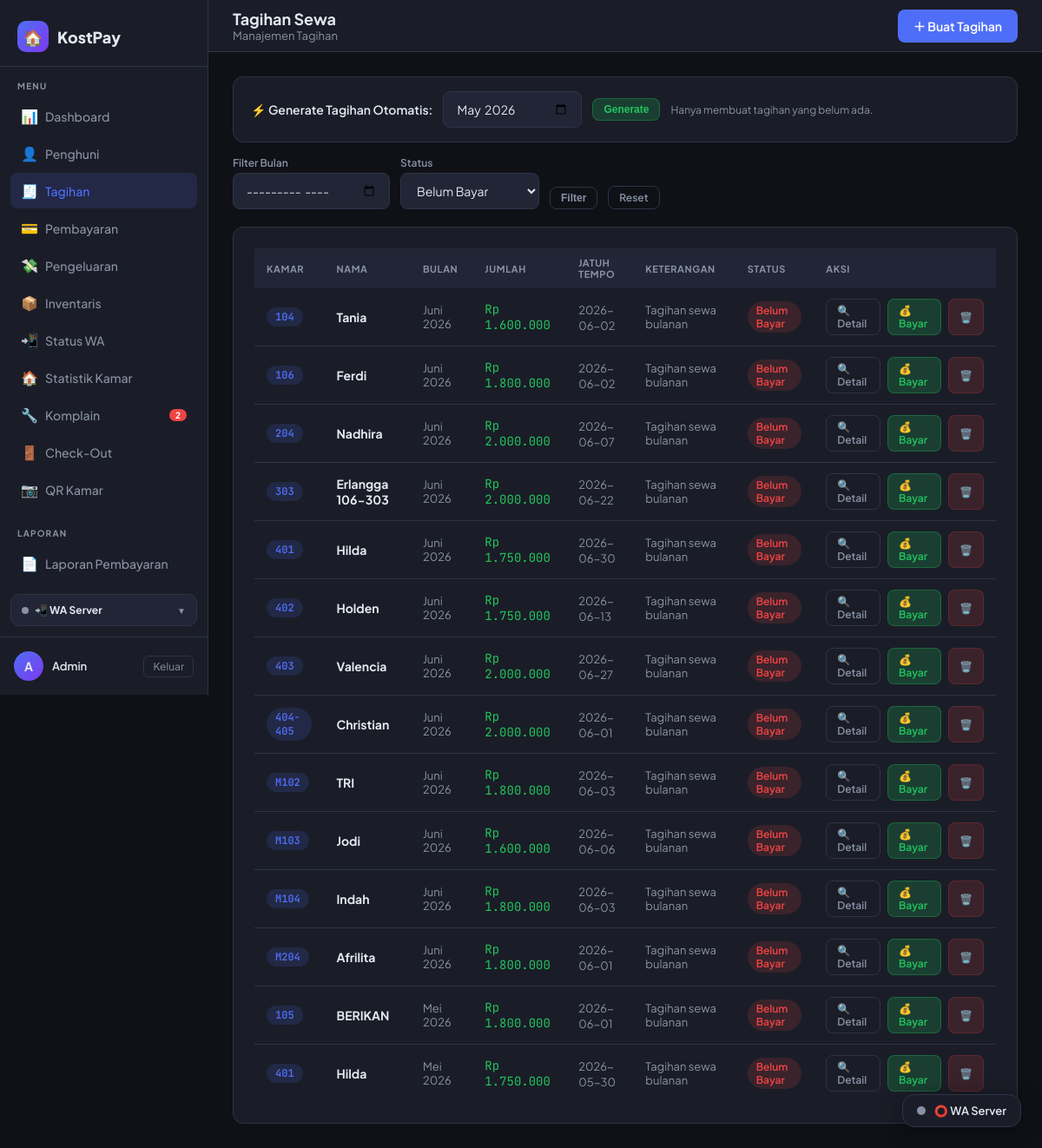
Screenshot of /tagihan/?status=belum (signed in) with the database file from the repository.
### tables this page shows
CREATE TABLE tagihan (
            id           INTEGER PRIMARY KEY AUTOINCREMENT,
            penghuni_id  INTEGER NOT NULL,
            bulan        TEXT    NOT NULL,   -- format: YYYY-MM
            jumlah       REAL    NOT NULL,
            keterangan   TEXT,
            status       TEXT    NOT NULL DEFAULT 'belum',  -- belum / lunas / sebagian
            created_at   TEXT    DEFAULT (datetime('now','localtime')), tanggal_jatuh_tempo TEXT, notif_wa_terkirim INTEGER NOT NULL DEFAULT 0, wa_count INTEGER DEFAULT 0,
            FOREIGN KEY (penghuni_id) REFERENCES penghuni(id)
        );

CREATE TABLE "penghuni" (
    id                          INTEGER PRIMARY KEY AUTOINCREMENT,
    nama                        TEXT    NOT NULL,
    nomor_kamar                 TEXT    NOT NULL,
    no_hp                       TEXT,
    email                       TEXT,
    tanggal_masuk               TEXT,
    harga_sewa                  REAL    NOT NULL DEFAULT 0,
    aktif                       INTEGER NOT NULL DEFAULT 1,
    created_at                  TEXT,
    foto_ktp                    TEXT,
    bukti_transfer_jaminan      TEXT,
    bukti_pengembalian_jaminan  TEXT,
    tanggal_keluar              TEXT,
    deposit                     REAL    DEFAULT 0,
    keterangan                  TEXT
  );

### routes/tagihan_routes.py (the view)
@tagihan_bp.route('/')
@login_required
def index():
    status = request.args.get('status', '')
    bulan  = request.args.get('bulan', '')
    daftar = tagihan_model.get_all_tagihan(status or None, bulan or None)
    return render_template('tagihan/index.html', daftar=daftar,
                           filter_status=status, filter_bulan=bulan,
                           bulan_ini=bulan_sekarang(),
                           today=date.today().strftime('%Y-%m-%d'))

### models/database.py (called while the page is built)
def get_db():
    conn = sqlite3.connect(DATABASE)
    conn.row_factory = sqlite3.Row
    return conn

### models/tagihan_model.py (called while the page is built)
def get_all_tagihan(status=None, bulan=None):
    conn = get_db()
    query = """
        SELECT t.*, p.nama, p.nomor_kamar
        FROM tagihan t
        JOIN penghuni p ON t.penghuni_id = p.id
        WHERE 1=1
    """
    params = []
    if status:
        query += " AND t.status = ?"
        params.append(status)
    if bulan:
        query += " AND t.bulan = ?"
        params.append(bulan)
    query += " ORDER BY t.bulan DESC, p.nomor_kamar"
    rows = conn.execute(query, params).fetchall()
    conn.close()
    return rows

### utils/auth.py (called while the page is built)
def login_required(f):
    @wraps(f)
    def decorated(*args, **kwargs):
        if 'admin_id' not in session:
            flash('Silakan login terlebih dahulu.', 'warning')
            return redirect(url_for('auth.login'))
        return f(*args, **kwargs)
    return decorated

### utils/context_processors.py (called while the page is built)
def register_context_processors(app):
    @app.context_processor
    def inject_komplain_badge():
        if not session.get('admin_id'):
            return {}
        try:
            from models.database import get_db
            row = get_db().execute(
                "SELECT COUNT(*) c FROM komplain WHERE status='baru'"
            ).fetchone()
            return {'komplain_baru_count': row['c'] if row and row['c'] else 0}
        except Exception:
            return {'komplain_baru_count': 0}

### utils/format_helper.py (called while the page is built)
def rupiah(amount) -> str:
    try:
        return f"Rp {float(amount):,.0f}".replace(",", ".")
    except (ValueError, TypeError):
        return "Rp 0"

def nama_bulan(bulan_str: str) -> str:
    BULAN = [
        '', 'Januari', 'Februari', 'Maret', 'April', 'Mei', 'Juni',
        'Juli', 'Agustus', 'September', 'Oktober', 'November', 'Desember'
    ]
    try:
        tahun, bln = bulan_str.split('-')
        return f"{BULAN[int(bln)]} {tahun}"
    except Exception:
        return bulan_str

def bulan_sekarang() -> str:
    return datetime.now().strftime('%Y-%m')

def status_badge(status: str) -> dict:
    map_ = {
        'belum':   {'label': 'Belum Bayar', 'color': 'danger'},
        'sebagian':{'label': 'Sebagian',    'color': 'warning'},
        'lunas':   {'label': 'Lunas',       'color': 'success'},
    }
    return map_.get(status, {'label': status, 'color': 'secondary'})

### templates/tagihan/index.html (shortened to what this page needs)
{% extends 'base.html' %}
{% block page_title %}Tagihan Sewa{% endblock %}
{% block breadcrumb %}Manajemen Tagihan{% endblock %}
{% block topbar_actions %}
  <a href="{{ url_for('tagihan.tambah') }}" class="btn btn-primary">＋ Buat Tagihan</a>
{% endblock %}
{% block content %}
<div class="card mb-4" style="padding:16px 20px;">
  <form method="POST" action="{{ url_for('tagihan.generate') }}" class="flex gap-3 items-center flex-wrap">
    <span style="font-size:14px; font-weight:600;">⚡ Generate Tagihan Otomatis:</span>
    <input type="month" name="bulan" value="{{ bulan_ini }}" style="width:160px;">
    <button type="submit" class="btn btn-success btn-sm"
            onclick="return confirm('Buat tagihan untuk semua penghuni aktif?')">
      Generate
    </button>
    <span class="text-muted" style="font-size:12px;">Hanya membuat tagihan yang belum ada.</span>
  </form>
</div>
<form method="GET" class="filter-bar">
  <div>
    <label style="font-size:12px;color:var(--muted);margin-bottom:4px;display:block;">Filter Bulan</label>
    <input type="month" name="bulan" value="{{ filter_bulan }}">
  </div>
  <div>
    <label style="font-size:12px;color:var(--muted);margin-bottom:4px;display:block;">Status</label>
    <select name="status">
      <option value="belum"    {% if filter_status=='belum'    %}selected{% endif %}>Belum Bayar</option>
    </select>
  </div>
  <button type="submit" class="btn btn-outline btn-sm">Filter</button>
  <a href="{{ url_for('tagihan.index') }}" class="btn btn-outline btn-sm">Reset</a>
</form>
<div class="card">
  <div class="table-wrap">
    {% if daftar %}
    <table>
      <thead>
        <tr><th>Kamar</th><th>Nama</th><th>Bulan</th><th>Jumlah</th><th>Jatuh Tempo</th><th>Keterangan</th><th>Status</th><th>Aksi</th></tr>
      </thead>
      <tbody>
      {% for t in daftar %}
      {% set badge = t.status | status_badge %}
      <tr>
        <td><span class="badge badge-info text-mono">{{ t.nomor_kamar }}</span></td>
        <td class="fw-bold">{{ t.nama }}</td>
        <td class="text-muted">{{ t.bulan | nama_bulan }}</td>
        <td class="text-mono text-green">{{ t.jumlah | rupiah }}</td>
        <td>
          {% if t.tanggal_jatuh_tempo %}
            {% if t.status != 'lunas' and t.tanggal_jatuh_tempo < today %}
              <span class="badge badge-danger" title="Sudah lewat jatuh tempo">⚠️ {{ t.tanggal_jatuh_tempo }}</span>
            {% else %}
              <span class="text-muted" style="font-size:13px;">{{ t.tanggal_jatuh_tempo }}</span>
            {% endif %}
          {% else %}
            <span class="text-muted">—</span>
          {% endif %}
        </td>
        <td class="text-muted">{{ t.keterangan or '—' }}</td>
        <td><span class="badge badge-{{ badge.color }}">{{ badge.label }}</span></td>
        <td>
          <div class="flex gap-2">
            <a href="{{ url_for('tagihan.detail', tid=t.id) }}" class="btn btn-outline btn-sm">🔍 Detail</a>
            {% if t.status != 'lunas' %}
            <a href="{{ url_for('pembayaran.tambah', tagihan_id=t.id) }}" class="btn btn-success btn-sm">💰 Bayar</a>
            {% endif %}
            <a href="{{ url_for('tagihan.hapus', tid=t.id) }}"
               class="btn btn-danger btn-sm"
               onclick="return confirm('Hapus tagihan ini?')">🗑️</a>
          </div>
        </td>
      </tr>
      {% endfor %}
      </tbody>
    </table>
    {% else %}
    <div class="empty">
      <div class="empty-icon">🧾</div>
      <div>Tidak ada tagihan ditemukan.</div>
    </div>
    {% endif %}
  </div>
</div>
{% endblock %}

### templates/base.html (style rules this page uses)
:root { --bg: #0f1117; --surface: #1a1d27; --surface2: #222535; --border: #2e3347; --accent: #4f6ef7; --accent2: #7c3aed; --green: #22c55e; --yellow: #eab308; --red: #ef4444; --text: #e2e8f0; --muted: #8892a4; --font: 'Plus Jakarta Sans', sans-serif; --mono: 'JetBrains Mono', monospace; --radius: 12px; --sidebar-w: 240px; }
* { box-sizing: border-box; margin: 0; padding: 0; }
body { font-family: var(--font); background: var(--bg); color: var(--text); min-height: 100vh; display: flex; }
.card { background: var(--surface); border: 1px solid var(--border); border-radius: var(--radius); padding: 24px; }
.table-wrap { overflow-x: auto; }
table { width: 100%; border-collapse: collapse; font-size: 14px; }
th { background: var(--surface2); color: var(--muted); font-size: 11px; font-weight: 700; text-transform: uppercase; letter-spacing: .6px; padding: 10px 14px; text-align: left; }
td { padding: 12px 14px; border-bottom: 1px solid var(--border); }
tr:last-child td { border-bottom: none; }
.badge { display: inline-flex; align-items: center; padding: 3px 10px; border-radius: 20px; font-size: 12px; font-weight: 600; }
.badge-danger { background: rgba(239,68,68,.15); color: var(--red); }
.badge-info { background: rgba(79,110,247,.15); color: var(--accent); }
.btn { display: inline-flex; align-items: center; gap: 6px; padding: 9px 18px; border-radius: 8px; font-size: 14px; font-weight: 600; cursor: pointer; border: none; text-decoration: none; transition: all .15s; }
.btn-primary { background: var(--accent); color: #fff; }
.btn-success { background: rgba(34,197,94,.2); color: var(--green); border: 1px solid rgba(34,197,94,.3); }
.btn-danger { background: rgba(239,68,68,.15); color: var(--red); border: 1px solid rgba(239,68,68,.2); }
.btn-sm { padding: 5px 12px; font-size: 12px; }
.btn-outline { background: none; border: 1px solid var(--border); color: var(--muted); }
label { display: block; font-size: 13px; font-weight: 600; margin-bottom: 6px; color: var(--muted); }
input, select, textarea { width: 100%; background: var(--surface2); border: 1px solid var(--border); border-radius: 8px; padding: 10px 14px; color: var(--text); font-family: var(--font); font-size: 14px; outline: none; transition: border-color .15s; }
select option { background: var(--surface2); }
.filter-bar { display: flex; gap: 12px; align-items: flex-end; flex-wrap: wrap; margin-bottom: 20px; }
.filter-bar input, .filter-bar select { width: auto; min-width: 160px; }
.flex { display: flex; }
.gap-2 { gap: 8px; }
.gap-3 { gap: 12px; }
.items-center { align-items: center; }
.mb-4 { margin-bottom: 16px; }
.text-muted { color: var(--muted); font-size: 13px; }
.text-mono { font-family: var(--mono); }
.fw-bold { font-weight: 700; }
.text-green { color: var(--green); }

### rows the page displays
tagihan: nomor_kamar "104", nama "Tania", bulan|nama_bulan "Juni 2026", jumlah|rupiah "Rp 1.600.000", tanggal_jatuh_tempo "2026-06-02", keterangan "Tagihan sewa bulanan", label "Belum Bayar"
tagihan: nomor_kamar "106", nama "Ferdi", bulan|nama_bulan "Juni 2026", jumlah|rupiah "Rp 1.800.000", tanggal_jatuh_tempo "2026-06-02", keterangan "Tagihan sewa bulanan", label "Belum Bayar"
tagihan: nomor_kamar "204", nama "Nadhira", bulan|nama_bulan "Juni 2026", jumlah|rupiah "Rp 2.000.000", tanggal_jatuh_tempo "2026-06-07", keterangan "Tagihan sewa bulanan", label "Belum Bayar"
tagihan: nomor_kamar "303", nama "Erlangga 106-303", bulan|nama_bulan "Juni 2026", jumlah|rupiah "Rp 2.000.000", tanggal_jatuh_tempo "2026-06-22", keterangan "Tagihan sewa bulanan", label "Belum Bayar"
tagihan: nomor_kamar "401", nama "Hilda", bulan|nama_bulan "Juni 2026", jumlah|rupiah "Rp 1.750.000", tanggal_jatuh_tempo "2026-06-30", keterangan "Tagihan sewa bulanan", label "Belum Bayar"
tagihan: nomor_kamar "402", nama "Holden", bulan|nama_bulan "Juni 2026", jumlah|rupiah "Rp 1.750.000", tanggal_jatuh_tempo "2026-06-13", keterangan "Tagihan sewa bulanan", label "Belum Bayar"
tagihan: nomor_kamar "403", nama "Valencia", bulan|nama_bulan "Juni 2026", jumlah|rupiah "Rp 2.000.000", tanggal_jatuh_tempo "2026-06-27", keterangan "Tagihan sewa bulanan", label "Belum Bayar"
tagihan: nomor_kamar "404-405", nama "Christian", bulan|nama_bulan "Juni 2026", jumlah|rupiah "Rp 2.000.000", tanggal_jatuh_tempo "2026-06-01", keterangan "Tagihan sewa bulanan", label "Belum Bayar"
tagihan: nomor_kamar "M102", nama "TRI", bulan|nama_bulan "Juni 2026", jumlah|rupiah "Rp 1.800.000", tanggal_jatuh_tempo "2026-06-03", keterangan "Tagihan sewa bulanan", label "Belum Bayar"
tagihan: nomor_kamar "M103", nama "Jodi", bulan|nama_bulan "Juni 2026", jumlah|rupiah "Rp 1.600.000", tanggal_jatuh_tempo "2026-06-06", keterangan "Tagihan sewa bulanan", label "Belum Bayar"
tagihan: nomor_kamar "M104", nama "Indah", bulan|nama_bulan "Juni 2026", jumlah|rupiah "Rp 1.800.000", tanggal_jatuh_tempo "2026-06-03", keterangan "Tagihan sewa bulanan", label "Belum Bayar"
tagihan: nomor_kamar "M204", nama "Afrilita", bulan|nama_bulan "Juni 2026", jumlah|rupiah "Rp 1.800.000", tanggal_jatuh_tempo "2026-06-01", keterangan "Tagihan sewa bulanan", label "Belum Bayar"
tagihan: nomor_kamar "105", nama "BERIKAN", bulan|nama_bulan "Mei 2026", jumlah|rupiah "Rp 1.800.000", tanggal_jatuh_tempo "2026-06-01", keterangan "Tagihan sewa bulanan", label "Belum Bayar"
tagihan: nomor_kamar "401", nama "Hilda", bulan|nama_bulan "Mei 2026", jumlah|rupiah "Rp 1.750.000", tanggal_jatuh_tempo "2026-05-30", keterangan "Tagihan sewa bulanan", label "Belum Bayar"

### other values shown
{{ komplain_baru_count }} "2"
{{ (session.admin_nama or 'A')[0] }} "A"
{{ session.admin_nama or 'Admin' }} "Admin"
